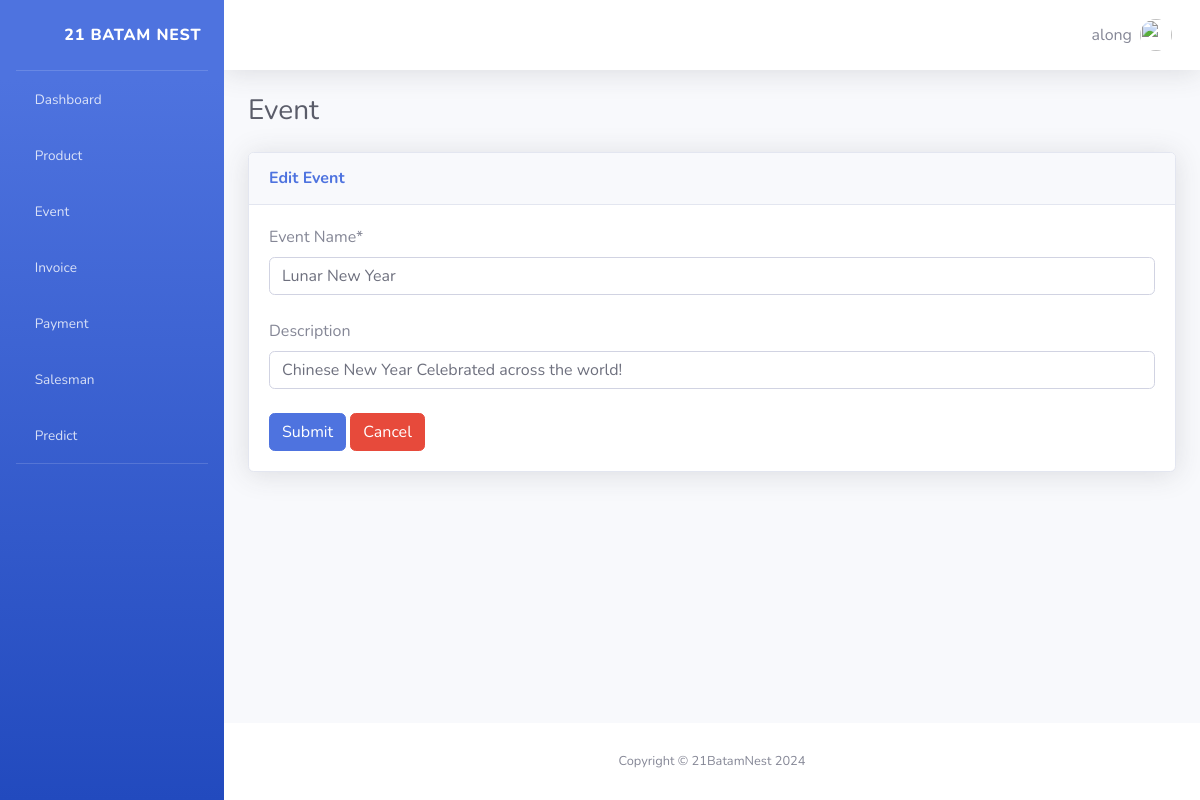
Page /event/updateevent/1/ (signed in) on the earlier database version.
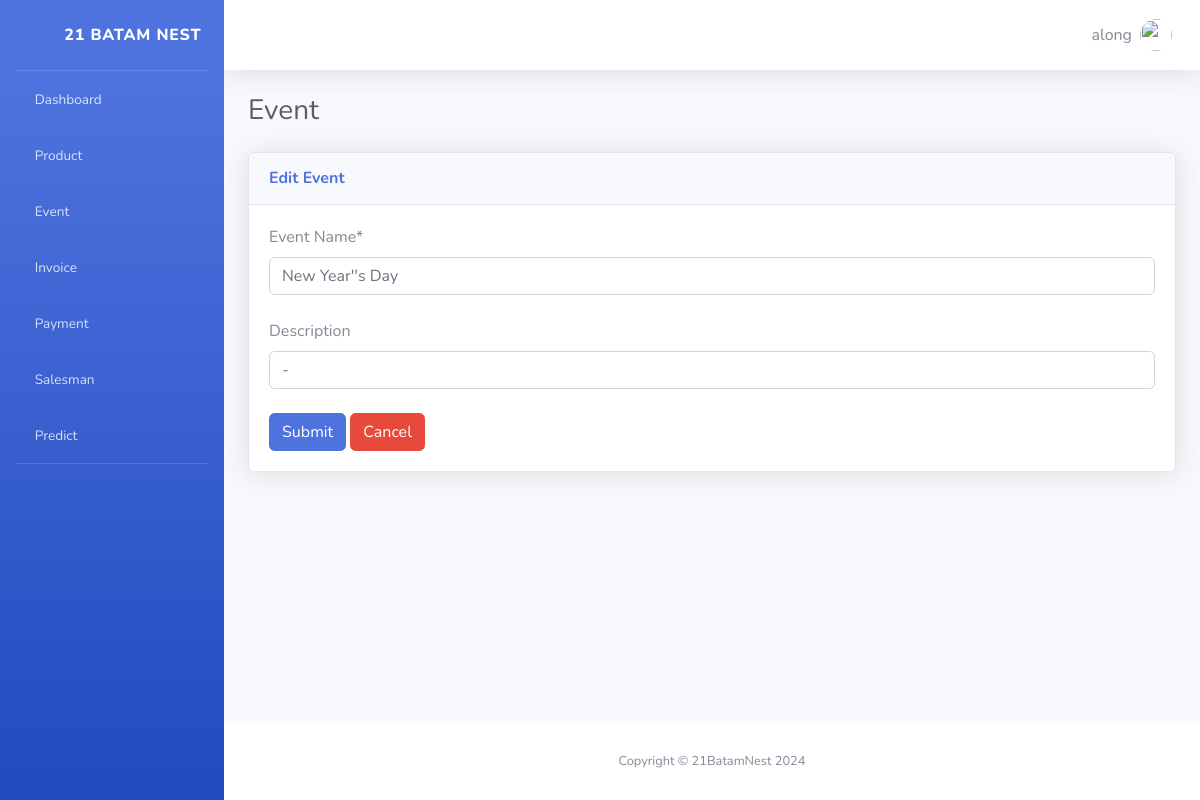
Same page on the later database version.
### apps/models.py (models this page shows)
class Event(models.Model):
    event_name = models.CharField(max_length=100)
    description = models.TextField(max_length=300, null=True)

### apps/views.py (the view)
# urls.py: path('event/updateevent/<int:id>/', views.update_event, name='update_event'),
def update_event(request: HttpRequest, id) -> HttpResponse:
    auth = auth_check(request)
    if auth is not None:
        return auth
    event = Event.objects.get(id=id)
    if request.method == "POST":
        form = AddEventForm(request.POST)
        if form.is_valid():
            event.event_name = request.POST['event_name']
            event.description = request.POST['description']
            event.save()
            return redirect("event")
    else:
        form = AddEventForm(initial={
            'event_name': event.event_name,
            'description': event.description,
        })
    return render(request, "apps/update_event.html", {"form": form})

### apps/forms.py
class AddEventForm(forms.Form):
    event_name = forms.CharField(label="Event Name", max_length=100, required=True)
    description = forms.CharField(label="Description", max_length=300, required=False)
    def __init__(self, *args, **kwargs):
        super().__init__(*args, **kwargs)
        self.helper: FormHelper = FormHelper(self)
        self.helper.layout = Layout(
            Field("event_name", wrapper_class="form-group mb-4", ) ,
            Field("description", wrapper_class="form-group mb-4", ) ,
            Div(
                Submit("submit", "Submit",  css_class="btn-primary btn-user"),
                Button("cancel", "Cancel", onclick="location.href = '/event'", css_class="btn-danger"),
                ),
        )

### apps/views.py (called while the page is built)
def auth_check(request):
    if not request.user.is_authenticated:
        return redirect("login")
    return None

### apps/templates/apps/update_event.html (shortened to what this page needs)
<!DOCTYPE html>
<html lang="en">
  {% load static crispy_forms_tags %} {% include "apps/partials/header.html" %}
  <body id="page-top">
    <div id="wrapper">
      {% include "apps/partials/sidebar.html" %}
      <div id="content-wrapper" class="d-flex flex-column">
        <div id="content">
          {% include 'apps/partials/navbar.html' %}
          <div class="container-fluid">
            <div
              class="d-sm-flex align-items-center justify-content-between mb-4"
            >
              <h1 class="h3 mb-0 text-gray-800">Event</h1>
            </div>
            <div class="row">
              <div class="col mb-4">
                <div class="card shadow mb-4">
                  <div class="card-header py-3">
                    <h6 class="m-0 font-weight-bold text-primary">
                      Edit Event
                    </h6>
                  </div>
                  <div class="card-body">
                    <div class="text">
                      <form method="POST">
                        {% csrf_token %} {% crispy form %}
                      </form>
                    </div>
                  </div>
                </div>
              </div>
            </div>
          </div>
        </div>
        {% include "apps/partials/footer.html" %}
      </div>
    </div>
  </body>
</html>

Differences in the rows shown:
changed Event: event_name "Lunar New Year" → "New Year''s Day"; description "Chinese New Year Celebrated across the world!" → "-"
